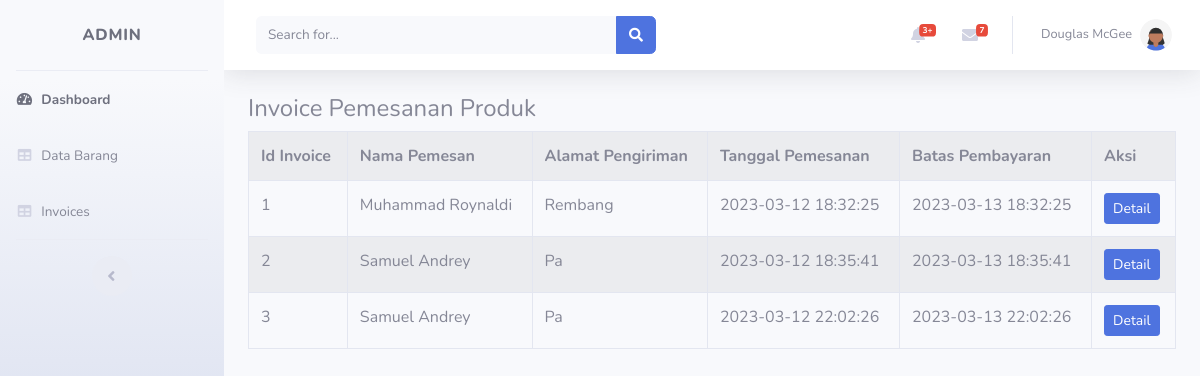
Before: /index.php/admin/invoice with the older database file.
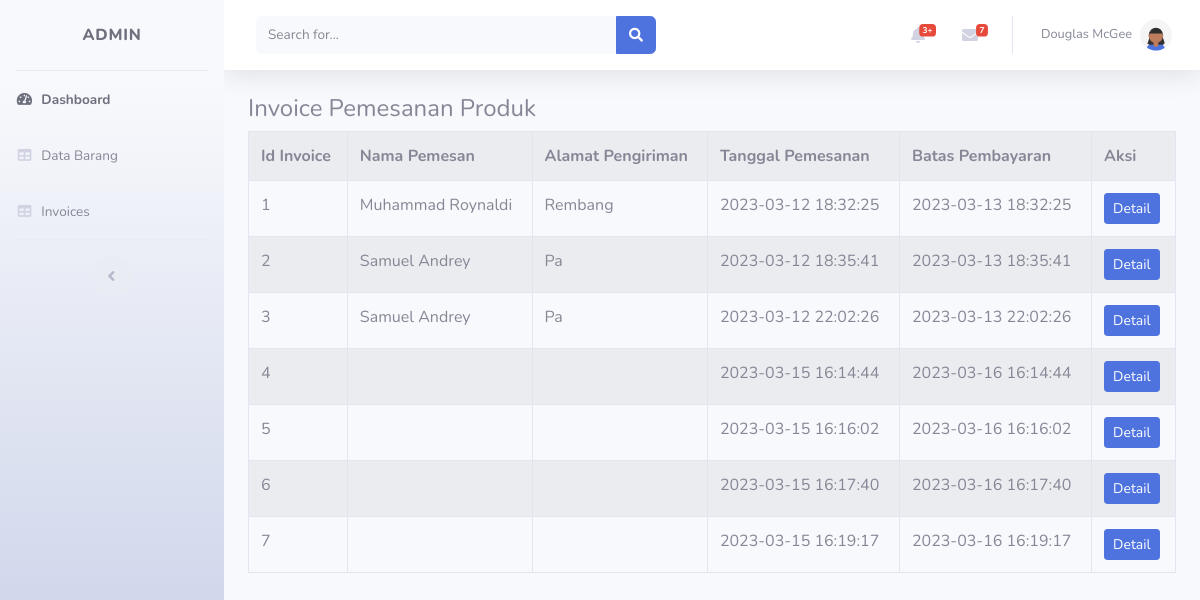
After: the same page with the newer database file.
### tables this page shows
CREATE TABLE `tb_invoice` (
  `id` int(11) NOT NULL,
  `nama` varchar(56) NOT NULL,
  `alamat` varchar(225) NOT NULL,
  `tgl_pesan` datetime NOT NULL,
  `batas_bayar` datetime NOT NULL
);

### application/controllers/admin/invoice.php (called while the page is built, shortened)
<?php
class Invoice extends CI_Controller{
    public function index()
    {
        $data['invoice'] = $this->model_invoice->tampil_data();
        $this->load->view('templates_admin/header');
        $this->load->view('templates_admin/sidebar');
        $this->load->view('admin/invoice', $data);
        $this->load->view('templates_admin/footer');
    }
}

### index.php (called while the page is built, shortened)
<?php
require_once BASEPATH.'core/CodeIgniter.php';

### application/models/model_invoice.php (called while the page is built, shortened)
<?php
class model_invoice extends CI_Model{
    public function tampil_data()
    {
        $result = $this->db->get('tb_invoice');
        if($result->num_rows() > 0){
            return $result->result();
        }else {
            return false;
        }
    }
}

### application/views/admin/invoice.php (the view)
<div class="container-fluid">
    <h4>Invoice Pemesanan Produk</h4>
    <table class="table table-bordered table-hover table-striped">
        <tr>
            <th>Id Invoice</th>
            <th>Nama Pemesan</th>
            <th>Alamat Pengiriman</th>
            <th>Tanggal Pemesanan</th>
            <th>Batas Pembayaran</th>
            <th>Aksi</th>
        </tr>
        <?php foreach ($invoice as $inv): ?>
        <tr>
            <td><?php echo $inv->id ?></td>
            <td><?php echo $inv->nama ?></td>
            <td><?php echo $inv->alamat ?></td>
            <td><?php echo $inv->tgl_pesan ?></td>
            <td><?php echo $inv->batas_bayar ?></td>
            <td><?php echo anchor('admin/invoice/detail/'.$inv->id, '<div class="btn btn-sm btn-primary">Detail</div>')?></td>
        </tr>
        <?php endforeach; ?>
    </table>
</div>

### application/views/templates_admin/header.php (shortened to what this page needs)
<!DOCTYPE html>
<html lang="en">
<head>
    <link href="<?php echo base_url()?>assets/vendor/fontawesome-free/css/all.min.css" rel="stylesheet" type="text/css">
    <link href="<?php echo base_url()?>assets/css/sb-admin-2.min.css" rel="stylesheet">
</head>

### application/views/templates_admin/sidebar.php (shortened to what this page needs)
<body id="page-top">
    <div id="wrapper">
        <ul class="navbar-nav bg-gradient-light sidebar sidebar-light accordion" id="accordionSidebar">
            <a class="sidebar-brand d-flex align-items-center justify-content-center" href="index.html">
                <div class="sidebar-brand-text mx-3">ADMIN</div>
            </a>
            <hr class="sidebar-divider my-0">
            <li class="nav-item active">
                <a class="nav-link" href="<?= base_url('admin/dashboard_admin') ?>">
                    <i class="fas fa-fw fa-tachometer-alt"></i>
                    <span>Dashboard</span></a>
            </li>
            <li class="nav-item">
                <a class="nav-link" href="<?= base_url('admin/data_barang') ?>">
                    <i class="fas fa-fw fa-table"></i>
                    <span>Data Barang</span></a>
            </li>
            <li class="nav-item">
                <a class="nav-link" href="<?= base_url('admin/invoice') ?>">
                    <i class="fas fa-fw fa-table"></i>
                    <span>Invoices</span></a>
            </li>
            <hr class="sidebar-divider d-none d-md-block">
            <div class="text-center d-none d-md-inline">
                <button class="rounded-circle border-0" id="sidebarToggle"></button>
            </div>
        </ul>
        <div id="content-wrapper" class="d-flex flex-column">
            <div id="content">
                <nav class="navbar navbar-expand navbar-light bg-white topbar mb-4 static-top shadow">
                    <form
                        class="d-none d-sm-inline-block form-inline mr-auto ml-md-3 my-2 my-md-0 mw-100 navbar-search">
                        <div class="input-group">
                            <input type="text" class="form-control bg-light border-0 small" placeholder="Search for..."
                                aria-label="Search" aria-describedby="basic-addon2">
                            <div class="input-group-append">
                                <button class="btn btn-primary" type="button">
                                    <i class="fas fa-search fa-sm"></i>
                                </button>
                            </div>
                        </div>
                    </form>
                    <ul class="navbar-nav ml-auto">
                        <li class="nav-item dropdown no-arrow mx-1">
                            <a class="nav-link dropdown-toggle" href="#" id="alertsDropdown" role="button"
                                data-toggle="dropdown" aria-haspopup="true" aria-expanded="false">
                                <i class="fas fa-bell fa-fw"></i>
                                <span class="badge badge-danger badge-counter">3+</span>
                            </a>
                        </li>
                        <li class="nav-item dropdown no-arrow mx-1">
                            <a class="nav-link dropdown-toggle" href="#" id="messagesDropdown" role="button"
                                data-toggle="dropdown" aria-haspopup="true" aria-expanded="false">
                                <i class="fas fa-envelope fa-fw"></i>
                                <span class="badge badge-danger badge-counter">7</span>
                            </a>
                        </li>
                        <li class="nav-item dropdown no-arrow">
                            <a class="nav-link dropdown-toggle" href="#" id="userDropdown" role="button"
                                data-toggle="dropdown" aria-haspopup="true" aria-expanded="false">
                                <span class="mr-2 d-none d-lg-inline text-gray-600 small">Douglas McGee</span>
                                <img class="img-profile rounded-circle"
                                    src="<?= base_url()?>assets/img/undraw_profile_1.svg">
                            </a>
                        </li>
                    </ul>
                </nav>

### application/views/templates_admin/footer.php (shortened to what this page needs)
</body>
</html>

Changed rows visible on the page:
added tb_invoice: id "4", tgl_pesan "2023-03-15 16:14:44", batas_bayar "2023-03-16 16:14:44", id "Detail"
added tb_invoice: id "5", tgl_pesan "2023-03-15 16:16:02", batas_bayar "2023-03-16 16:16:02", id "Detail"
added tb_invoice: id "6", tgl_pesan "2023-03-15 16:17:40", batas_bayar "2023-03-16 16:17:40", id "Detail"
added tb_invoice: id "7", tgl_pesan "2023-03-15 16:19:17", batas_bayar "2023-03-16 16:19:17", id "Detail"
